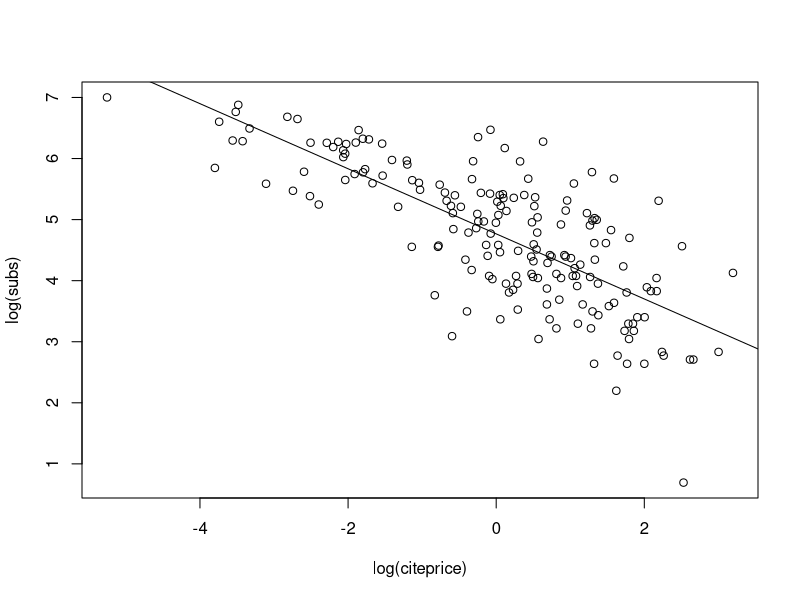
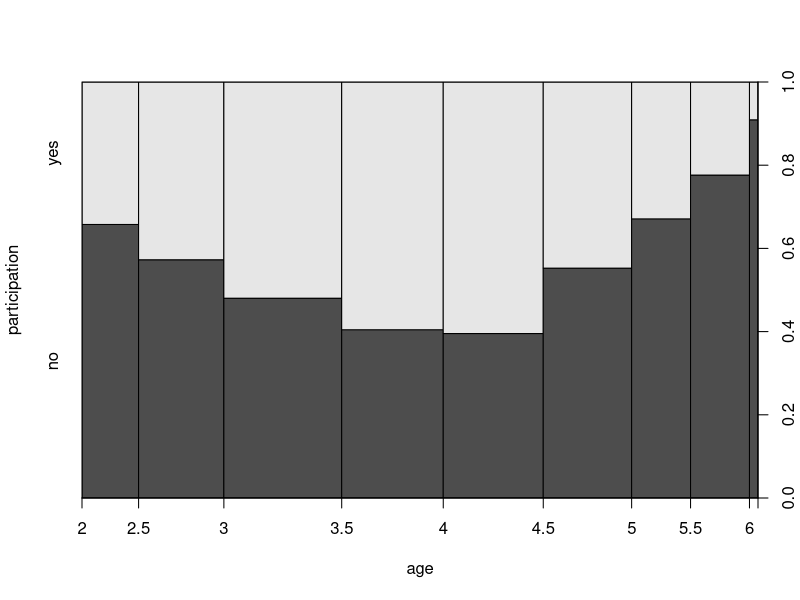

Source code (R) for these figures, in order:
#====onsole to install a package is
# install.packages("package name") 

# Let us install the package AER - You need internet connection for this step
# install.packages("AER")

# Let us load the package into memory
library("AER")

#============================================================================>
## Ordinary least squares

# This is just a revision of 1.1. Let us reproduce the code here and take a 
# closer look at our results. Recall, the essence lies in the interpretation/
# meaning of our results. Codes just facilitator. 

# a prototypical call of a linear regression looks like fm <- lm(formula, data, ...)

# An example from the mroz data:
# Dependent variable - nonwife income
# Independent variables - age, age^2, education, experience
# We allow for a quadratic term to allow for decreasing/increasing returns
# to age

dat<- read.csv("dat.csv",header = T,sep = " ") # load data set

reg1<- lm(dat$nonwife~dat$age + I(dat$age^2)+dat$education+dat$experience)
summary(reg1)

# Interpretation of the results?
#--------------------------------------------->
# An example from the AER package
# load data from the package
data("Journals",package = "AER") #load data Journals into memory from the 
#package "AER
names(Journals)

# Explore the data
journals <- Journals[, c("subs", "price")] # create a data frame of two
# variables subs, price
journals$citeprice <- Journals$price/Journals$citations # generate new 
# variable citeprice and add it to journals. Notice the $ sign
summary(journals) # a summary of the data frame

# The goal is to estimate the effect of the price per citation on the 
# number of library subscriptions.

plot(log(subs) ~ log(citeprice), data = journals) # visualise relation-
#ship between variables.

# run a linear regression
jour_lm <- lm(log(subs) ~ log(citeprice), data = journals) # create
# regression object
summary(jour_lm)
abline(jour_lm) # add plot of fitted values to scatter plot

#============================================================================>
## Binary response models
#--------------------------------------------->
# Probit model
# we begin with a probit regression:
data("SwissLabor") # load data from the AER package
swiss_probit <- glm(participation ~ . + I(age^2),
                   data = SwissLabor, family = binomial(link = "probit"))
# The use of ~. implies regress participation on all other variables in the 
# data set then add a quadratic term of age
summary(swiss_probit) # summary of results
#--------------------------------------------->
# visualisation (using a spinogram)
plot(participation ~ age, data = SwissLabor, ylevels = 2:1)
# By setting ylevels =   2:1, the order of participation levels is 
# reversed, highlighting participation (rather than non-participation).
#--------------------------------------------->
# Interpretation of results using the average partial effects
favp <- mean(dnorm(predict(swiss_probit, type = "link")))
ape_p = favp * coef(swiss_probit) # these give the average partial effects
ape_p

#-------------------->
# Discussion:
# How would you calculate their standard errors and/or asymptotic 
# distributions? 
#--------------------------------------------->
# Logit model
swiss_logit <- glm(participation ~ . + I(age^2),
                    data = SwissLabor, family = binomial(link = "logit"))
summary(swiss_logit)

favl <- mean(dlogis(predict(swiss_logit, type = "link")))
ape_l = favl * coef(swiss_logit) # these give the average partial effects
ape_l

# compare average partial effects:
rbind(ape_p,ape_l)
# what do you say?

#============================================================================>
## Regression models for Count data
# These models have discrete dependent variables

# Poisson regression:
# We begin with the standard model for count data, a Poisson regression.
# Fitting is as simple as
#--------------------------------------------->
data("RecreationDemand") # load data from AER package
rd_pois <- glm(trips ~ ., data = RecreationDemand,
                   family = poisson)
# The dependent variable is the number of trips
summary(rd_pois)
# Interpretation of results?

#--------------------------------------------->
# Negative binomial regression
# In R, tools for negative binomial regression are provided by the MASS
# package (Venables and Ripley 2002).
# Let us re-run the count data model using the negative binomial

library("MASS") # this package is in-built. you don't need to install it
rd_nb <- glm.nb(trips ~ ., data = RecreationDemand)
summary(rd_nb)

# compare poisson and negative binomial results:
rbind(rd_pois$coefficients,rd_nb$coefficients)
# what do you observe ?

#============================================================================>
## Quantile Regression

# The package to use is rq
# install.packages("quantreg")
require("quantreg") # the command require() is synonymous to library()

# To get documentation on a function fun in a package that is installed, 
# type ?fun

# look up the function rq in quantreg
?rq
# skim through the documentation and run the example codes.
# you can do so by copying them into the editor and then run them or run 
# them straight in the console.
data(stackloss)
rq(stack.loss ~ stack.x,tau=.5)  # LAD is a special case of quantreg
rq(stack.loss ~ stack.x,tau=.25) 

#--------------------------------------------->
# Interpretation of the results?

#============================================================================>
## Bootstrapping a linear regression
# Conventional regression output relies on asymptotic approximations to the
# distributions of test statistics, which are often not very reliable in 
# small samples or models with substantial nonlinearities. A possible remedy 
# is to employ bootstrap methodology.

# For ease of reference, we reproduce the basic regression
data("Journals")
journals <- Journals[, c("subs", "price")]
journals$citeprice <- Journals$price/Journals$citations
jour_lm <- lm(log(subs) ~ log(citeprice), data = journals)

# Let us write a function to bootstrap

refit <- function(data, i) coef(lm(log(subs) ~ log(citeprice), data = data[i,]))

library("boot") #load package for bootstapping
set.seed(123) # set seed for reproducibility
jour_boot <- boot(journals, refit, R = 999)

# A comparison with the standard regression output
coeftest(jour_lm)

boot.ci(jour_boot, index = 2, type = "basic") # compute confidence intervals

# while its classical counterpart is
confint(jour_lm, parm = 2)
# How do they compare?
#============================================================================>

# Exercises:
# use data set "women" in the pre-loaded package "datasets"
# Use "height" as the outcome and "weight" as the covariate

# 1. Run a poisson regression: outcome - floor(height), covariate - weight
# 2. Run a negative binomial regression : outcome - floor(height), covariate - weight
# 3. Run a quantile regression model at the following quantiles 
#    tau = c(0.2, 0.4, 0.5, 0.6, 0.8)
# 4. Run the gamma regression  of "height" on "weight". 
# Hint: use the "Gamma" family in glm( )
